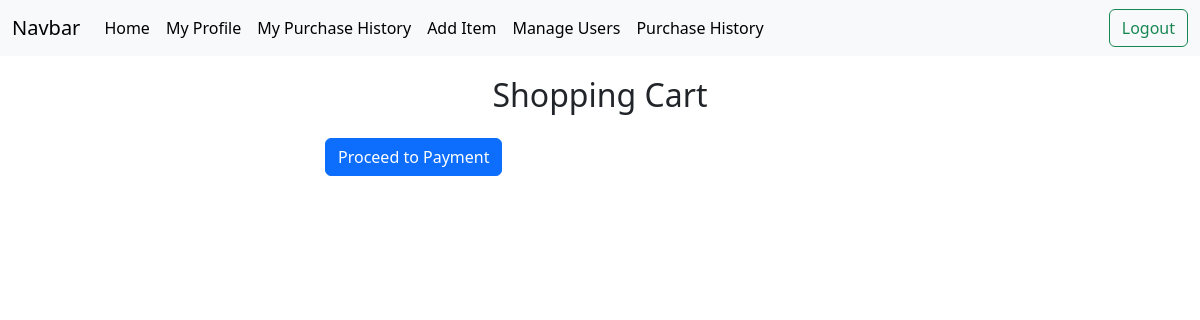
Before: /cart (signed in) with the older database file.
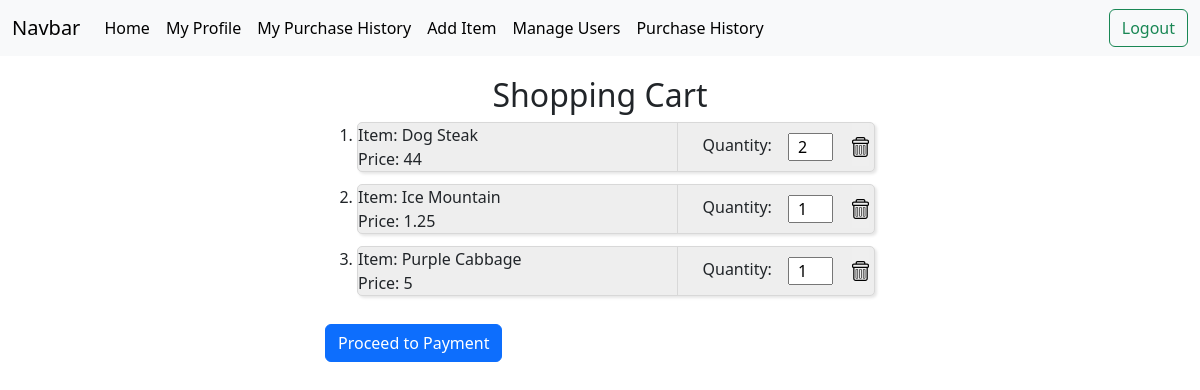
After: the same page with the newer database file.
### tables this page shows
CREATE TABLE shopping_cart (
    cart_id INTEGER PRIMARY KEY AUTOINCREMENT,
    user_id INTEGER NOT NULL,
    product_id INTEGER NOT NULL,
    product_name varchar(100) NOT NULL,
    product_quantity INTEGER NOT NULL,
    product_price INTEGER NOT NULL,
    time_created DATETIME DEFAULT CURRENT_TIMESTAMP,
    FOREIGN KEY (user_id) REFERENCES users(user_id)
);

### app.py (the view, shortened to what this page needs)
@app.route('/cart', methods=['GET', 'POST'])
def cart():
    try:
        if request.method == 'POST' and session['login_status'] == 1 and request.form['submit'] == "Add to Cart":
            product_id = request.form['product_id']
            product_name = request.form['product_name']
            product_price = request.form['product_price']
            user_id = session['user_id']
            try:
                conn = get_db_connection()
                product = conn.execute('SELECT * FROM shopping_cart WHERE user_id = ? AND product_id = ?', (user_id, product_id)).fetchone()
                if product is not None:
                    conn.execute('UPDATE shopping_cart SET product_quantity = product_quantity + 1 WHERE user_id = ? AND product_id = ?', (user_id, product_id))
                    conn.commit()
                    conn.close()
                else:
                    conn.execute('INSERT INTO shopping_cart (user_id, product_id, product_name, product_price, product_quantity) VALUES (?, ?, ?, ?, ?)',
                                (user_id, product_id, product_name, product_price, 1))
                    conn.commit()
                    conn.close()
                return redirect('/')
            except:
                return render_template('index.html')
        elif request.method == 'GET':
            conn = get_db_connection()
            shopping_cart = conn.execute('SELECT * FROM shopping_cart WHERE user_id = ?', (session['user_id'],)).fetchall()
            conn.close()
            return render_template('cart.html', shopping_cart=shopping_cart)
    except Exception as e:
        print(str(e))
        return redirect('/login')

### app.py (called while the page is built)
def get_db_connection():
    conn = sqlite3.connect('sql_database.db')
    conn.row_factory = sqlite3.Row
    return conn

### templates/cart.html (shortened to what this page needs)
{% extends 'base.html' %}
{% block body %}
<main class="container-fluid main-cart-container">
  <h2>Shopping Cart</h2>
  <div class="shopping-cart-list">
    <ol>
      {% for item in shopping_cart %}
      <li>
        <div class="product-box-flex">
          <div class="product-box-description">
            <div class="product-name" id="item_name">
              Item: {{ item.product_name }}
            </div>
            <div class="product-price" id="product_price">
              Price: {{ item.product_price }}
            </div>
          </div>
          <div class="product-box-quantity">
            <div class="product-quantity">
              <div class="quantity-attribute-name">
                Quantity:
              </div>
              <div class="quantity-dynamic">
                <form action="/cart_update" method="POST">
                  <input class="quantity" type="number" name="quantity" id="quantity" min="1" max="99"
                    value="{{ item.product_quantity }}">
                </form>
              </div>
            </div>
          </div>
          <div class="delete-cart-container">
            <form class="delete-cart-form" action="/cart_delete" method="POST">
              <button class="delete-cart-button">
                <img src="/static/css/icons/trash.svg" alt="delete-cart-image" class="delete-cart-image">
              </button>
            </form>
          </div>
        </div>
      </li>
      {% endfor %}
    </ol>
    <div>
      <a href="/payment" class="btn btn-primary" id="cart">Proceed to Payment</a>
    </div>
  </div>
</main>
{% endblock %}

### templates/base.html (shortened to what this page needs)
<!DOCTYPE html>
<html lang="en">
<head>
    <link rel="stylesheet" href="{{ url_for('static', filename='css/main.css') }}">
    <link href="https://cdn.jsdelivr.net/npm/bootstrap@5.3.2/dist/css/bootstrap.min.css" rel="stylesheet">
  </head>
<body>
    <header>
        <nav class="navbar navbar-expand-lg bg-body-tertiary">
            <div class="container-fluid">
              <a class="navbar-brand" href="#">Navbar</a>
              <div class="collapse navbar-collapse" id="navbarSupportedContent">
                <ul class="navbar-nav me-auto mb-2 mb-lg-0">
                  <li class="nav-item">
                    <a class="nav-link active" aria-current="page" href="/">Home</a>
                  </li>
                  {% if session['login_status'] == 1 %}
                  <li class="nav-item">
                    <a class="nav-link active" href="/profile">My Profile</a>
                  </li>
                  <li class="nav-item">
                    <a class="nav-link active" href="/user_purchase_history">My Purchase History</a>
                  </li>
                  {% endif %}
                  {% if session['login_status'] == 1 and session['account_type'] == 'admin' %}
                  <li class="nav-item">
                    <a class="nav-link active" href="/add_item">Add Item</a>
                  </li>
                  <li class="nav-item">
                    <a class="nav-link active" href="/manage_user">Manage Users</a>
                  </li>
                  <li class="nav-item">
                    <a class="nav-link active" href="/purchase_history">Purchase History</a>
                  </li>
                  {% endif %}
                </ul>
                <div class="d-flex">
                  {% if session['login_status'] == 1 %}
                  <a class="btn btn-outline-success" href="/logout">Logout</a>
                  {% else %}
                  <a class="btn btn-outline-success" href="/login">Login</a>
                  <a class="btn btn-outline-success" href="/signup">Sign-Up</a>
                  {% endif %}
                </div>
              </div>
            </div>
          </nav>
        </header>
    {% block body %}{% endblock %}
</body>
</html>

### static/css/main.css (style rules this page uses)
* { margin: 0; padding: 0; }
header { margin-bottom: 20px; }
body, html { height: 100%; font-family: sans-serif; }
.main-cart-container { display: flex; flex-direction: column; align-items: center; }
.shopping-cart-list { display: flex; flex-direction: column; width: 550px; }
.product-box-flex { display: flex; flex-direction: row; margin-bottom: 12px; border: solid; border-width: 1px; border-radius: 5px; border-color: rgb(216, 216, 216); background-color: rgb(238, 238, 238); box-shadow: 2px 2px 3px rgba(0, 0, 0, 0.1); }
.product-box-description { flex: 1; }
.product-box-quantity { display: flex; width: 175px; align-items: center; border-left: solid; border-width: 1px; border-color: rgb(216, 216, 216); padding-left: 10px; }
.product-quantity { display: flex; flex-direction: row; }
.quantity-attribute-name { width: 100px; padding-left: 15px; }
.quantity-dynamic { display: flex; justify-content: right; align-items: right; text-align: right; }
.quantity { width: 45px; text-align: center; }
.delete-cart-container, .delete-user-container { display: flex; justify-content: center; padding-bottom: 5px; padding-right: 5px; }
.delete-cart-form, .delete-user-form { display: flex; justify-content: center; }
.delete-cart-button, .delete-user-button, .delete-product-tag-button { border: none; }
.delete-cart-image, .delete-user-image, .delete-product-tag-image { height: 20px; }

Changed rows visible on the page:
added shopping_cart: product_name "Dog Steak", product_price "44", quantity "2"
added shopping_cart: product_name "Ice Mountain", product_price "1.25", quantity "1"
added shopping_cart: product_name "Purple Cabbage", product_price "5", quantity "1"
